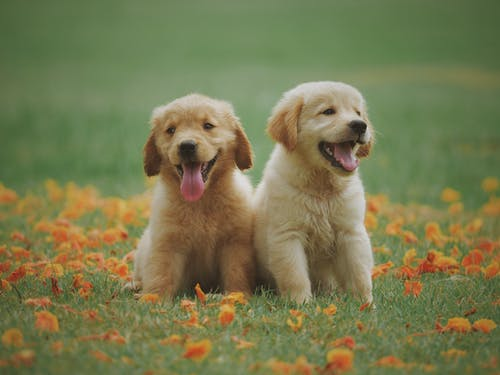
#> input picture rcnn/selective_search/dog.jpeg, 500 x 375 px, found by its file name
$ python selective_search.py
#> lines starting #> are read from the running program, lines starting #| are printed output that depends on the picture
import cv2
import random


def selective_search(image, method = "fast"):
    """
        Selective search with openCV

        Args:
            image: numpy array. Input image.
            method : "fast" or "quality". Method for selective search
        Returns:
            list of bounding box
    """
    ss = cv2.ximgproc.segmentation.createSelectiveSearchSegmentation()
    ss.setBaseImage(image)
    if method == "fast":
	    print("[INFO] using *fast* selective search")
	    ss.switchToSelectiveSearchFast()
    else:
	    print("[INFO] using *quality* selective search")
	    ss.switchToSelectiveSearchQuality()
    rects = ss.process()
    return rects

if __name__ == '__main__':

    image = cv2.imread("./selective_search/dog.jpeg", 1)
#> image is the input picture: shape (375, 500, 3); mean B, G, R 79.3, 121.5, 120.2
    rects = selective_search(image, "fast")
#> rects = 551 rows, first 6: [0, 0, 500, 210], [0, 286, 332, 89], [110, 330, 16, 14], [56, 32, 71, 32], [378, 289, 18, 17], [295, 96, 8, 38]
    print(len(rects))
#| 551

    # visuaize image
    for i in range(0, len(rects), 100):
        output = image.copy()
        for x, y, w, h in rects[i: i + 100]:
            color = [random.randint(0, 255) for j in range(3)]
            cv2.rectangle(output, (x, y), (x + w, y + h), color, 2)
        cv2.imshow("Output", output)
        key = cv2.waitKey(0) & 0xFF
        if key == ord("q"):
            break
#> this loop made 1 pass; (key q is pressed on pass 1)
#> pass 1, `cv2.imshow("Output", output)`:
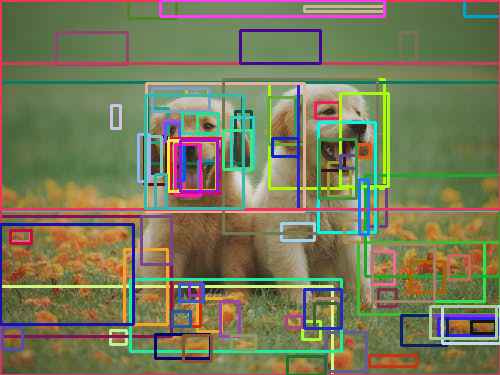
#> window 'Output': shape (375, 500, 3); mean B, G, R 88.5, 121.8, 119.7
